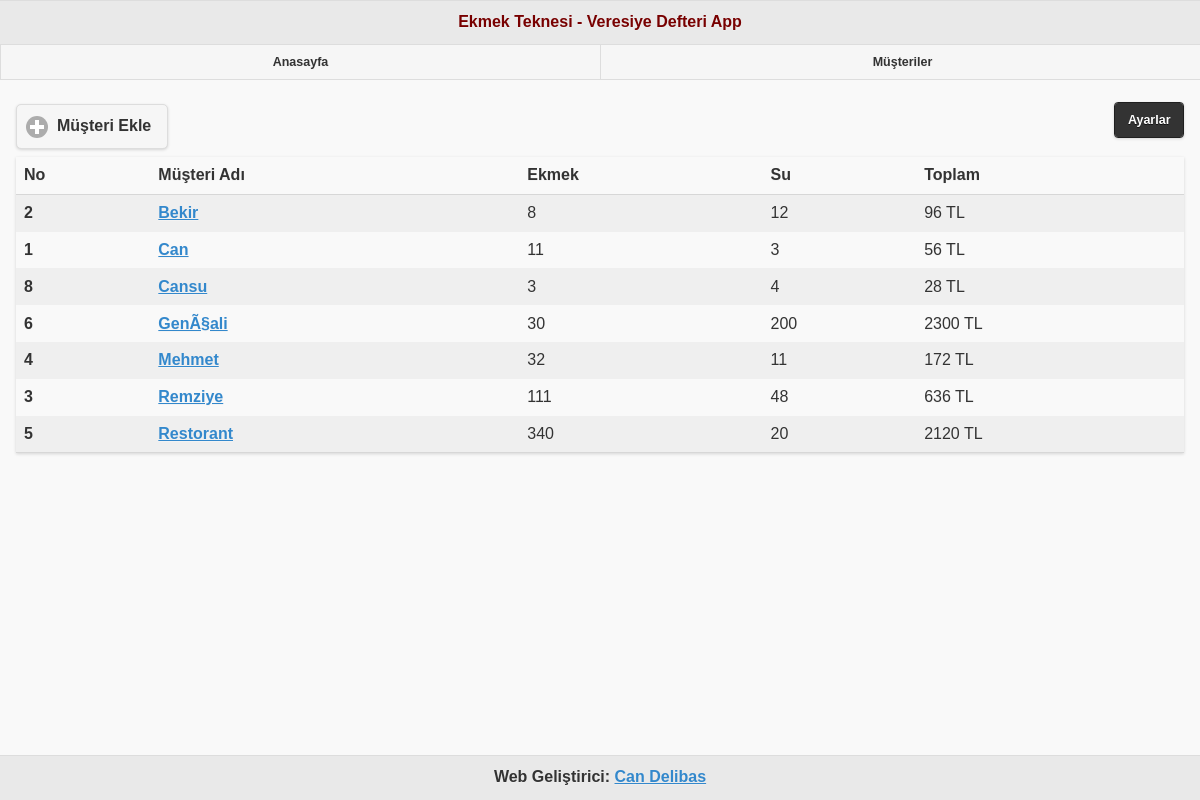
Screenshot of /musteriler.php with the database file from the repository.
### tables this page shows
CREATE TABLE IF NOT EXISTS `musteriler` (
  `musteri_id` int(11) NOT NULL AUTO_INCREMENT,
  `musteri_adi` varchar(50) NOT NULL,
  `musteri_ekmek` int(11) NOT NULL,
  `musteri_su` int(11) NOT NULL,
  `musteri_ekmek_katsayi` int(11) NOT NULL DEFAULT '4',
  `musteri_su_katsayi` int(11) NOT NULL DEFAULT '4',
  PRIMARY KEY (`musteri_id`)
);

### musteriler.php (the view, shortened to what this page needs)
<?php include "header.php"; ?>
        <div data-role="content">
        <?php
        if(intval(@$_GET['musteri'])):
            $query = $db->query("SELECT * FROM musteriler WHERE musteri_id = '" . $_GET['musteri'] . "'")->fetch(PDO::FETCH_ASSOC);
            if ($query):
        ?>
        <div class="ui-corner-all custom-corners">
          <div class="ui-bar ui-bar-a">
            <h3><?php print $query['musteri_adi']; ?></h3>
          </div>
          <div class="ui-body ui-body-a">
            <p><b>Ekmek Sayısı: </b><?php print $query['musteri_ekmek'] . ' = ' . $query['musteri_ekmek']*$query['musteri_ekmek_katsayi'] . ' TL'; ?></p>
            <p><b>Su Sayısı: </b><?php print $query['musteri_su'] . ' = ' . $query['musteri_su']*$query['musteri_su_katsayi'] . ' TL'; ?></p>
            <p><b>Toplam Borç: </b><?php print $query['musteri_ekmek']*$query['musteri_ekmek_katsayi'] + $query['musteri_su']*$query['musteri_su_katsayi'] . ' TL';?></p>
          </div>
        </div>
        <?php
            endif;
        else:
        ?>
        <a href="#popupAdd" data-rel="popup" data-position-to="window" class="ui-icon-plus ui-btn ui-corner-all ui-shadow ui-btn-inline ui-icon-check ui-btn-icon-left ui-btn-a" data-transition="pop">Müşteri Ekle</a>
          <table data-role="table" id="table-custom-2" data-mode="columntoggle" class="ui-body-d ui-shadow table-stripe ui-responsive" data-column-btn-theme="b" data-column-btn-text="Ayarlar" data-column-popup-theme="a">
         <thead>
           <tr class="ui-bar-d">
             <th data-priority="2">No</th>
             <th>Müşteri Adı</th>
             <th data-priority="3">Ekmek</th>
             <th data-priority="1">Su</th>
             <th data-priority="5">Toplam</th>
           </tr>
         </thead>
         <tbody>
         <?php
         $query = $db->query("SELECT * FROM musteriler ORDER BY musteri_adi ASC", PDO::FETCH_ASSOC);
         if ( $query->rowCount() ):
            foreach( $query as $row ):
         ?>
         <tr>
             <th><?php echo $row['musteri_id'];?></th>
             <td><a href="musteriler.php?musteri=<?php echo $row['musteri_id'];?>" data-rel="external"><?php echo $row['musteri_adi'];?></a></td>
             <td><?php echo $row['musteri_ekmek'];?></td>
             <td><?php echo $row['musteri_su'];?></td>
             <td><?php echo $row['musteri_ekmek']*$row['musteri_ekmek_katsayi'] + $row['musteri_su']*$row['musteri_su_katsayi'] . ' TL';?></td>
         </tr>
         <?php
            endforeach;
         endif;
         ?>
         </tbody>
       </table>
       <?php endif; ?>
        </div>
 <?php include "footer.php"; ?>

### header.php (shortened to what this page needs)
<!doctype html>
<html>
<head>
    <link rel="stylesheet" href="css/jquery.mobile-1.4.3.min.css">
</head>
<body>
    <div data-role="page">
        <div data-role="header">
            <h1><font color="#780000 ">Ekmek Teknesi - Veresiye Defteri App</font></h1>
            <div data-role="navbar">
            <ul>
              <li><a href="index.php">Anasayfa</a></li>
              <li><a href="musteriler.php">Müşteriler</a></li>
            </ul>
          </div>
        </div>

### footer.php
        <div data-role="footer" data-position="fixed">
            <h4>Web Geliştirici: <a href="http://candelibas.wordpress.com/hakkimda">Can Delibas</a></h4>
        </div>
    </div>
</body>
</html>

### rows the page displays
musteriler: musteri_id "2", musteri_adi "Bekir", musteri_ekmek "8", musteri_su "12", musteri_ekmek+musteri_ekmek_katsayi+musteri_su "96"
musteriler: musteri_id "1", musteri_adi "Can", musteri_ekmek "11", musteri_su "3", musteri_ekmek+musteri_ekmek_katsayi+musteri_su "56"
musteriler: musteri_id "8", musteri_adi "Cansu", musteri_ekmek "3", musteri_su "4", musteri_ekmek+musteri_ekmek_katsayi+musteri_su "28"
musteriler: musteri_id "6", musteri_adi "GenÃ§ali", musteri_ekmek "30", musteri_su "200", musteri_ekmek+musteri_ekmek_katsayi+musteri_su "2300"
musteriler: musteri_id "4", musteri_adi "Mehmet", musteri_ekmek "32", musteri_su "11", musteri_ekmek+musteri_ekmek_katsayi+musteri_su "172"
musteriler: musteri_id "3", musteri_adi "Remziye", musteri_ekmek "111", musteri_su "48", musteri_ekmek+musteri_ekmek_katsayi+musteri_su "636"
musteriler: musteri_id "5", musteri_adi "Restorant", musteri_ekmek "340", musteri_su "20", musteri_ekmek+musteri_ekmek_katsayi+musteri_su "2120"
